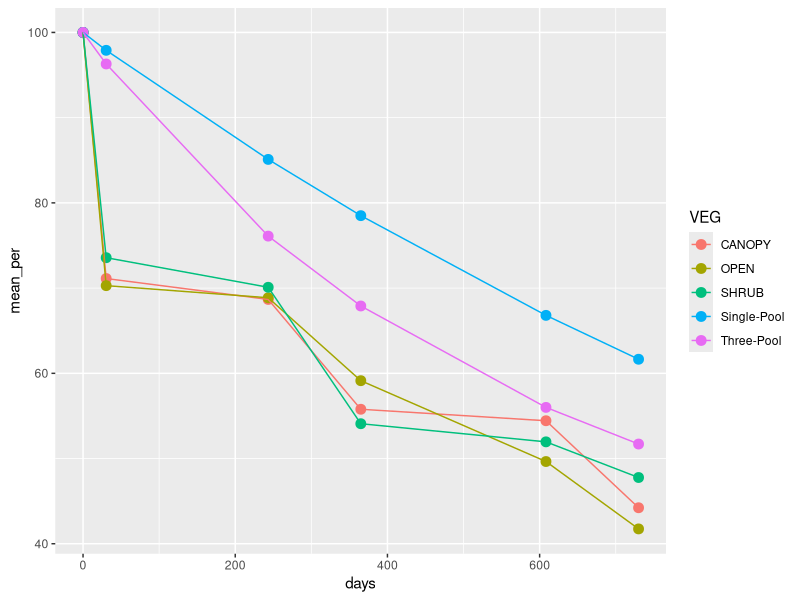
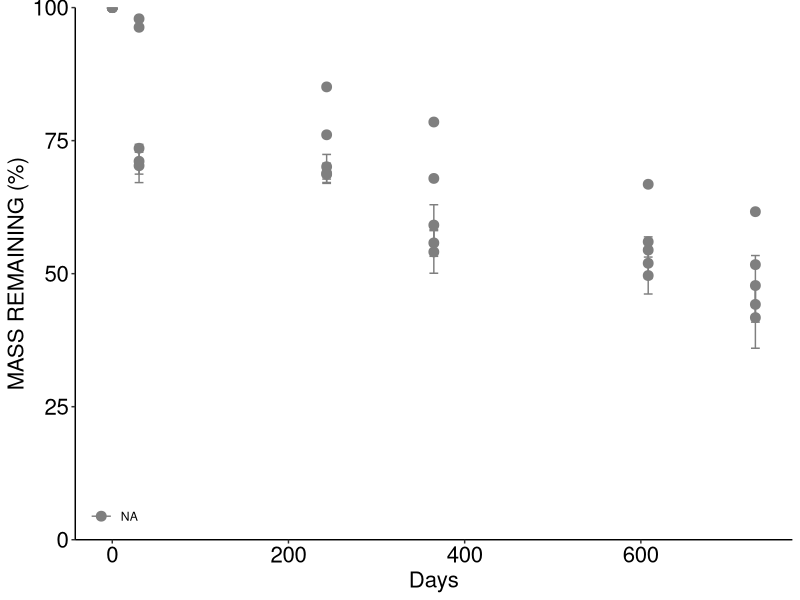
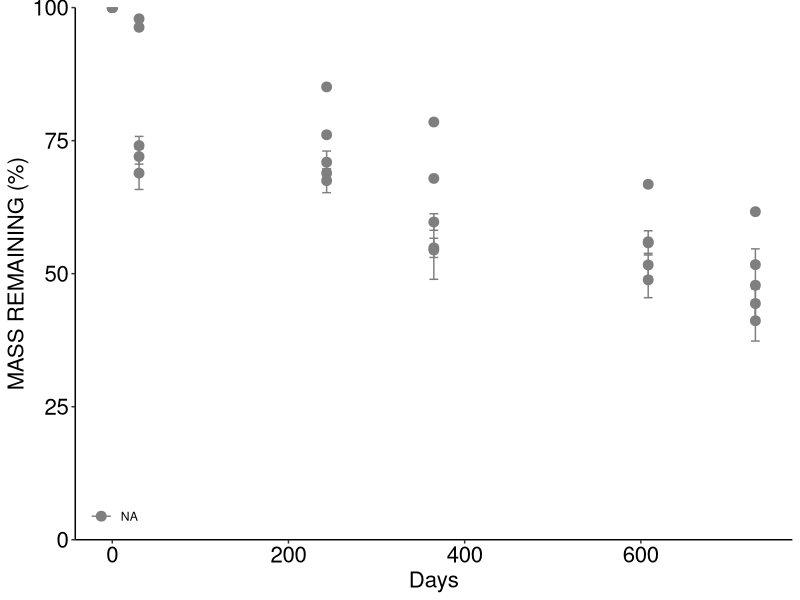

The R source for these figures, in order:
#07_publication_plots
# Jeff Atkins (jwatkins6@vcu.edu)

#PLOTTING FOR PUBLICATION
require(ggplot2)
# The palette with grey:
cbPalette <- c("#999999", "#D55E00", "#009E73","#E69F00", "#56B4E9",  "#F0E442", "#0072B2",  "#CC79A7")
#custom plot theme
theme_fivethirtyeight2 <- function(base_size = 13, base_family = "") {
  theme_grey(base_size = base_size, base_family = base_family) %+replace%
    theme(
      
      # Base elements which are not used directly but inherited by others
      line =              element_line(colour = '#DADADA', size = 0.75, 
                                       linetype = 1, lineend = "butt"),
      rect =              element_rect(fill = "#F0F0F0", colour = "#F0F0F0", 
                                       size = 0.5, linetype = 1),
      text =              element_text(family = base_family, face = "plain",
                                       colour = "#656565", size = base_size,
                                       hjust = 0.5, vjust = 0.5, angle = 0, 
                                       lineheight = 0.9),
      
      # Modified inheritance structure of text element
      plot.title =        element_text(size = rel(1.5), family = '' , 
                                       face = 'bold', hjust = -0.05, 
                                       vjust = 1.5, colour = '#3B3B3B'),
      axis.text =         element_text(),
      
      # Modified inheritance structure of line element
      axis.ticks =        element_line(),
      panel.grid.major =  element_line(),
      panel.grid.minor =  element_blank(),
      
      # Modified inheritance structure of rect element
      plot.background =   element_rect(),
      panel.background =  element_rect(),
      legend.key =        element_rect(colour = '#DADADA'),
      
      # Modifiying legend.position
      legend.position = 'none',
      
      complete = TRUE
    )
}


veg <- read.csv("decomp_veg_means.csv")

x11()
p.mass.loss <- ggplot(veg, aes(y=mean_per, x=days, color=VEG))+
  #geom_line(aes(linetype=VEG), sie=1)+
  geom_point(size=3, fill="white")+
  geom_line()
p.mass.loss

factor(veg$VEG)
#reorder factorss
veg$VEG<- factor(veg$VEG, levels(veg$VEG)[c(2, 1, 3, 4, 5)])

x11(width = 5, height = 5)
ggplot(veg, aes(x=days, y=mean_per, group=VEG, colour=VEG))+
  geom_line(aes(linetype=VEG), size=1)+
  geom_point(size=3, fill="white")+
  scale_colour_manual(values=cbPalette)+
  scale_y_continuous(limits= c(0,100), expand=c(0,0))+
  geom_errorbar(aes(ymin=(mean_per- (SE * 100)), ymax=(mean_per+ (SE* 100)), width = 10))+  
  theme_bw()+
  labs(y="MASS REMAINING (%)")+
  labs(x="Days")+
  theme(axis.text.x = element_text(size=(16), colour="black"))+
  theme(axis.title.y= element_text(size=16),
        axis.title.x = element_text(size=16),
        axis.text.y = element_text(size=(16), colour="black"),
        strip.text.x= element_text(size = (16), colour="black"))+
  theme(panel.grid.major = element_blank(),
        panel.grid.minor = element_blank(),
        panel.background = element_blank(),
        panel.border = element_blank(),
        axis.line = element_line(colour = "black"))+
  theme(legend.justification=c(-0.1,-0.1), legend.position=c(0,0),
        legend.title = element_blank())

elev <- read.csv("decomp_elev_means.csv")

#reorder factor levels
elev$ELEV <- factor(elev$ELEV, levels(elev$ELEV)[c(2, 3, 1, 4, 5)])

x11(width = 5, height = 5)
ggplot(elev, aes(x=days, y=mean_per, group=ELEV, colour=ELEV))+
  geom_line(aes(linetype=ELEV), size=1)+
  geom_point(size=3, fill="white")+
  scale_colour_manual(values=cbPalette)+
  scale_y_continuous(limits= c(0,100), expand=c(0,0))+
  geom_errorbar(aes(ymin=(mean_per- (SE * 100)), ymax=(mean_per+ (SE * 100)), width = 10))+
  theme_bw()+
  labs(y="MASS REMAINING (%)")+
  labs(x="Days")+
  theme(axis.text.x = element_text(size=(16), colour="black"))+
  theme(axis.title.y= element_text(size=16),
        axis.title.x = element_text(size=16),
        axis.text.y = element_text(size=(16), colour="black"),
        strip.text.x= element_text(size = (16), colour="black"))+
  theme(panel.grid.major = element_blank(),
        panel.grid.minor = element_blank(),
        panel.background = element_blank(),
        panel.border = element_blank(),
        axis.line = element_line(colour = "black"))+
  theme(legend.justification=c(-0.1,-0.1), legend.position=c(0,0),
        legend.title = element_blank())
